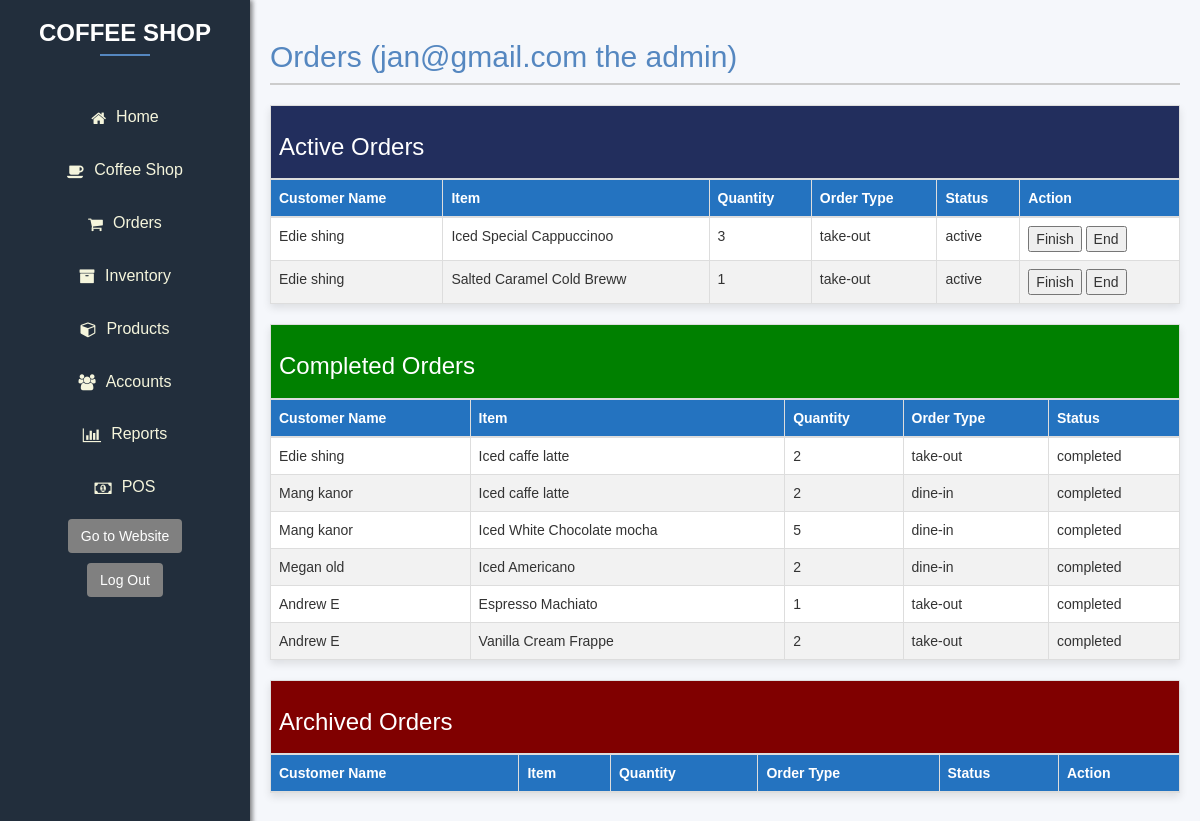
/admin_dashboard/orders (signed in), run on an earlier commit of the app's database.
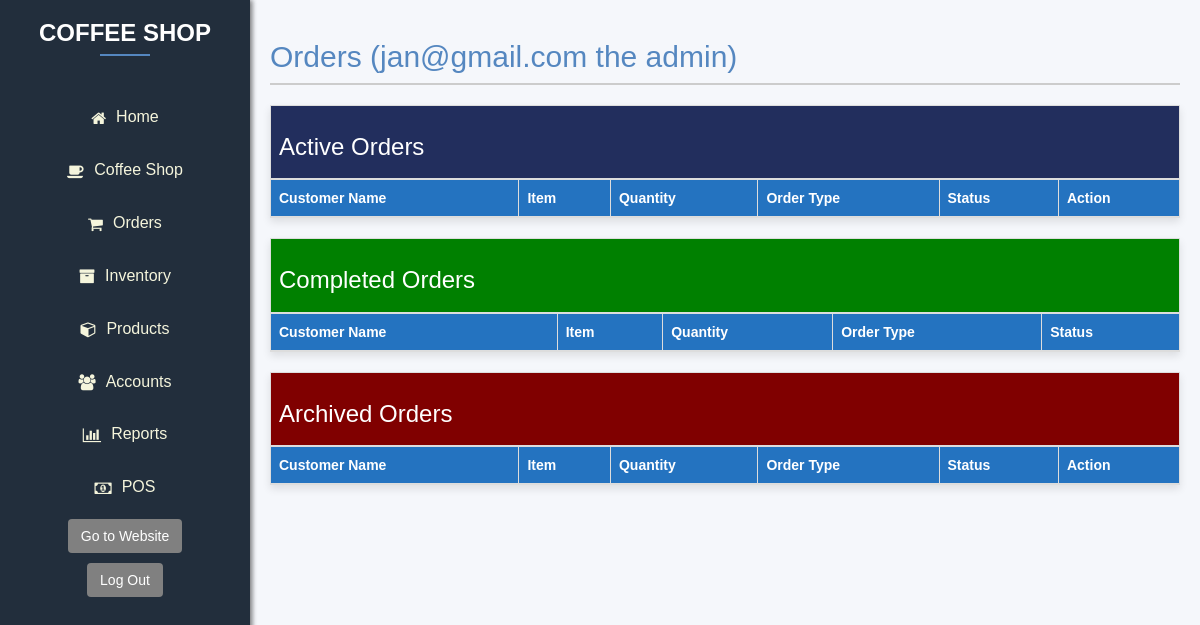
And on a later commit of the database.
### tables this page shows
CREATE TABLE `tblorderitem` (
  `orderitem_id` int(11) NOT NULL,
  `quantity` int(11) DEFAULT NULL,
  `status` enum('active','completed','ended') NOT NULL,
  `orderid` int(11) DEFAULT NULL,
  `productid` int(11) DEFAULT NULL
);

CREATE TABLE `tblcustomers` (
  `customerid` int(11) NOT NULL,
  `customername` varchar(255) NOT NULL,
  `contactnumber` varchar(13) DEFAULT NULL,
  `email` varchar(255) DEFAULT NULL,
  `address` varchar(255) DEFAULT NULL
);

CREATE TABLE `tblproducts` (
  `product_id` int(11) NOT NULL,
  `product_name` varchar(255) NOT NULL,
  `product_description` text DEFAULT NULL,
  `price` decimal(10,2) NOT NULL,
  `image` varchar(255) DEFAULT NULL,
  `status` varchar(20) DEFAULT NULL,
  `category` varchar(50) DEFAULT NULL
);

CREATE TABLE `tblorders` (
  `order_id` int(11) NOT NULL,
  `order_type` varchar(255) NOT NULL,
  `order_datetime` datetime NOT NULL DEFAULT current_timestamp(),
  `quantity` int(11) NOT NULL,
  `base_coffee_id` int(11) NOT NULL,
  `customer_id` int(11) NOT NULL,
  `order_number` int(11) NOT NULL
);

### Core/functions.php (called while the page is built, shortened)
<?php
function base_path($path) {
  return BASE_PATH . $path;
}
function view($path, $attributes = []) {
  extract($attributes);
  require base_path('views/' . $path);
}

### Http/controllers/dashboard/orders.php (called while the page is built, shortened)
<?php
view('dashboard/orders.view.php');

### public/index.php (called while the page is built, shortened)
<?php
require BASE_PATH . "Core/functions.php";
$router = new \Core\Router();
$uri = parse_url($_SERVER['REQUEST_URI'])['path'];
$method = $_POST['_method'] ?? $_SERVER['REQUEST_METHOD'];
$router->route($uri, $method);

### views/dashboard/orders.view.php (the view, shortened to what the changed rows need)
<?php require "partials/head.php";
include "connect.php";
?>
</head>
<body>
    <div class="dashboard">
        <div class="sidebar">
            <h1>Coffee Shop</h1>
            <?php if ($_SESSION['position'] == "barista") : ?>
                <ul>
                    <li><a href="Orders.php">Orders</a></li>
                </ul>
            <?php else : ?>
                <?php require "partials/nav.php"; ?>
            <?php endif; ?>
        </div>
        <div class="content">
            <h2>Orders
                <?php echo " (" . $_SESSION['user']['email'] . " the " . $_SESSION['user']['position'] . ") " ?>
            </h2>
            <div>
                <form method="post" action="/admin_dashboard/orders">
                    <table class="table table-bordered" id="ordersTable" width="100%" cellspacing="0">
                        <thead>
                            <tr>
                                <th colspan="6" style="background-color: #222e5d;">
                                    <h3>Active Orders</h3>
                                </th>
                            </tr>
                            <tr>
                                <th>Customer Name</th>
                                <th>Item</th>
                                <th>Quantity</th>
                                <th>Order Type</th>
                                <th>Status</th>
                                <th>Action</th>
                            </tr>
                        </thead>
                        <tbody>
                            <?php
                            $sql_ordersActive = "SELECT
                            oi.orderitem_id,
                            c.customername,
                            p.product_name,
                            oi.quantity AS total_quantity,
                            o.order_type,
                            oi.status AS order_status
                        FROM
                            tblorderitem oi
                        JOIN
                            tblorders o ON oi.orderid = o.order_id
                        JOIN
                            tblproducts p ON oi.productid = p.product_id
                        JOIN
                            tblcustomers c ON o.customer_id = c.customerid
                        WHERE
                            oi.status = 'active'
                        GROUP BY
                            c.customerid, c.customername, p.product_name, o.order_type, oi.status";
                            $result_ordersActive = $conn->query($sql_ordersActive);
                            while ($row = $result_ordersActive->fetch_assoc()) : ?>
                                <tr>
                                    <td>
                                        <?php echo $row['customername']; ?>
                                    </td>
                                    <td>
                                        <?php echo $row['product_name']; ?>
                                    </td>
                                    <td>
                                        <?php echo $row['total_quantity']; ?>
                                    </td>
                                    <td>
                                        <?php echo $row['order_type']; ?>
                                    </td>
                                    <td>
                                        <?php echo $row['order_status']; ?>
                                    </td>
                                    <td>
                                        <button type="submit" name="finish_order" value="<?php echo $row['orderitem_id']; ?>" onclick="return confirm('Are you sure you finish this order?');">Finish</button>
                                        <button type="submit" name="ended_order" value="<?php echo $row['orderitem_id']; ?>" onclick="return confirm('Are you sure you want to archive this order?');">End</button>
                                    </td>
                                </tr>
                            <?php endwhile; ?>
                        </tbody>
                    </table>
                </form>
            </div>
            <div>
                <form method="post" action="/admin_dashboard/orders">
                    <table class="table table-bordered" id="ordersTable" width="100%" cellspacing="0">
                        <thead>
                            <tr>
                                <th colspan="5" style="background-color: #008000;">
                                    <h3>Completed Orders</h3>
                                </th>
                            </tr>
                            <tr>
                                <th>Customer Name</th>
                                <th>Item</th>
                                <th>Quantity</th>
                                <th>Order Type</th>
                                <th>Status</th>
                            </tr>
                        </thead>
                        <tbody>
                            <?php
                            $sql_ordersComplete = "SELECT
                            oi.orderitem_id,
                            c.customername,
                            p.product_name,
                            oi.quantity AS total_quantity,
                            o.order_type,
                            oi.status AS order_status
                        FROM
                            tblorderitem oi
                        JOIN
                            tblorders o ON oi.orderid = o.order_id
                        JOIN
                            tblproducts p ON oi.productid = p.product_id
                        JOIN
                            tblcustomers c ON o.customer_id = c.customerid
                        WHERE
                            oi.status = 'completed'
                        GROUP BY
                            c.customerid, c.customername, p.product_name, o.order_type, oi.status
                            ";
                            $result_ordersComplete = $conn->query($sql_ordersComplete);
                            while ($row = $result_ordersComplete->fetch_assoc()) : ?>
                                <tr>
                                    <td>
                                        <?php echo $row['customername']; ?>
                                    </td>
                                    <td>
                                        <?php echo $row['product_name']; ?>
                                    </td>
                                    <td>
                                        <?php echo $row['total_quantity']; ?>
                                    </td>
                                    <td>
                                        <?php echo $row['order_type']; ?>
                                    </td>
                                    <td>
                                        <?php echo $row['order_status']; ?>
                                    </td>
                                </tr>
                            <?php endwhile; ?>
                        </tbody>
                    </table>
                </form>
            </div>
            <div>
                <form method="post" action="/admin_dashboard/orders">
                    <table class="table table-bordered" id="ordersTable" width="100%" cellspacing="0">
                        <thead>
                            <tr>
                                <th colspan="6" style="background-color: #800000;">
                                    <h3>Archived Orders</h3>
                                </th>
                            </tr>
                            <tr>
                                <th>Customer Name</th>
                                <th>Item</th>
                                <th>Quantity</th>
                                <th>Order Type</th>
                                <th>Status</th>
                                <th>Action</th>
                            </tr>
                        </thead>
                    </table>
                </form>
            </div>
            <br><br>
        </div>
    </div>
</body>
</html>

### Core/Router.php (shortened to what the changed rows need)
<?php
class Router {
  protected $routes = [];
  public function add($method, $uri, $controller)
  {
    $this->routes[] = [
      'uri' => $uri,
      'controller' => $controller,
      'method' => $method,
      'middleware' => NULL,
    ];
    return $this;
  }
  public function only($key)
  {
    $this->routes[array_key_last($this->routes)]['middleware'] = $key;
  }
  public function route($uri, $method)
  {
    foreach ($this->routes as $route) {
      if ($route['uri'] === $uri && $route['method'] === strtoupper($method)) {
        return require base_path('Http/controllers/' . $route['controller']);
      }
    }
  }
}

### views/dashboard/partials/nav.php (shortened to what the changed rows need)
<div class="sidebar">
    <h1>COFFEE SHOP</h1>
    <ul>
        <li><a href="/admin_dashboard"><i class="fa fa-home"></i> Home</a></li>
        <li><a href="/admin_dashboard/info"><i class="fa fa-coffee"></i> Coffee Shop</a></li>
        <li><a href="/admin_dashboard/orders"><i class="fa fa-shopping-cart"></i> Orders</a></li>
        <li><a href="/admin_dashboard/inventory"><i class="fa fa-archive"></i> Inventory</a></li>
        <li><a href="/admin_dashboard/products"><i class="fa fa-cube"></i> Products</a></li>
        <li><a href="/admin_dashboard/staffs"><i class="fa fa-users"></i> Accounts</a></li>
        <li><a href="/admin_dashboard/reports"><i class="fa fa-bar-chart"></i> Reports</a></li>
        <li><a href="/pos_frontend"><i class="fa fa-money"></i> POS</a></li>
        <button class="btn h6" style="background-color: grey;" onclick="window.location.href='/';">Go to Website</button>
        <form action="/sessions" method="POST">
            <button class="btn h6" style="background-color: grey;">Log Out</button>
        </form>
    </ul>
</div>

What changed in the data, as far as the page shows it:
no longer on this page (row edited): tblorderitem: tblcustomers.customername "Edie shing", productid.product_name "Iced Special Cappuccinoo", quantity "3", orderid.order_type "take-out", status "active"
no longer on this page (row edited): tblorderitem: tblcustomers.customername "Edie shing", productid.product_name "Salted Caramel Cold Breww", quantity "1", orderid.order_type "take-out", status "active", $row['orderitem_id'] 2 (drawn)
no longer on this page (row edited): tblorderitem: tblcustomers.customername "Edie shing", productid.product_name "Iced caffe latte", quantity "2", orderid.order_type "take-out", status "completed"
no longer on this page (row edited): tblorderitem: tblcustomers.customername "Mang kanor", productid.product_name "Iced caffe latte", quantity "2", orderid.order_type "dine-in", status "completed"
no longer on this page (row edited): tblorderitem: tblcustomers.customername "Mang kanor", productid.product_name "Iced White Chocolate mocha", quantity "5", orderid.order_type "dine-in", status "completed"
no longer on this page (row edited): tblorderitem: tblcustomers.customername "Megan old", productid.product_name "Iced Americano", quantity "2", orderid.order_type "dine-in", status "completed"
no longer on this page (row edited): tblorderitem: tblcustomers.customername "Andrew E", productid.product_name "Espresso Machiato", quantity "1", orderid.order_type "take-out", status "completed"
no longer on this page (row edited): tblorderitem: tblcustomers.customername "Andrew E", productid.product_name "Vanilla Cream Frappe", quantity "2", orderid.order_type "take-out", status "completed"
